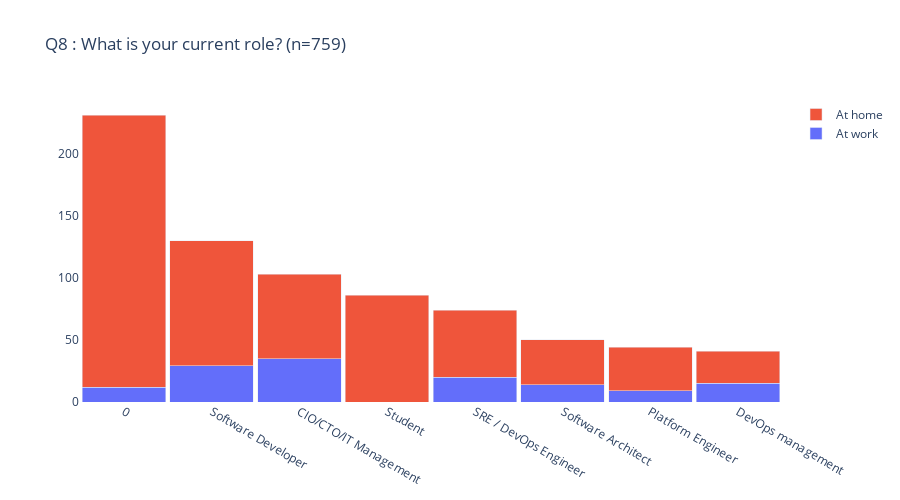

This figure's notebook cell:
### Code cell
# split into two data sets depending on Home or Work usage

CHOME = "At home"
CWORK = "At work"

home_df = raw_df.query("`Q1` == @CHOME").copy()
work_df = raw_df.query("`Q1` == @CWORK").copy()




#
# Questions Q3 to Q11 are the same data format
#

#selected_qs = ['Q3', 'Q4', 'Q5', 'Q6', 'Q7', 'Q8', 'Q9', 'Q10', 'Q11']
selected_qs = ['Q8']
for key in selected_qs:
    if key in questions:
        value = questions[key]
        double_bar_chart(
                 key,
                 questions[key], 
                 CWORK, work_df[key].value_counts()[lambda x: x > THRESHOLD], 
                 CHOME, home_df[key].value_counts()[lambda x: x > THRESHOLD])

### Figure 1 — Plotly figure (JSON) as saved in the notebook; plotly's stock layout.template omitted (floating-point values rounded to 4 significant figures)
{"data": [{"name": "At work", "type": "bar", "x": ["CIO/CTO/IT Management", "Software Developer", "SRE / DevOps Engineer", "DevOps management", "Software Architect", 0, "Platform Engineer"], "y": [35, 29, 20, 15, 14, 12, 9]}, {"name": "At home", "type": "bar", "x": [0, "Software Developer", "Student", "CIO/CTO/IT Management", "SRE / DevOps Engineer", "Software Architect", "Platform Engineer", "DevOps management"], "y": [219, 101, 86, 68, 54, 36, 35, 26]}], "layout": {"bargap": 0.05, "barmode": "stack", "height": 500, "plot_bgcolor": "#FFFFFF", "showlegend": true, "title": {"text": "Q8 : What is your current role? (n=759)"}, "width": 900, "xaxis": {"autorange": true, "categoryorder": "total descending", "range": [-0.5, 7.5], "type": "category"}, "yaxis": {"autorange": true, "range": [0, 243.2], "type": "linear"}}}
